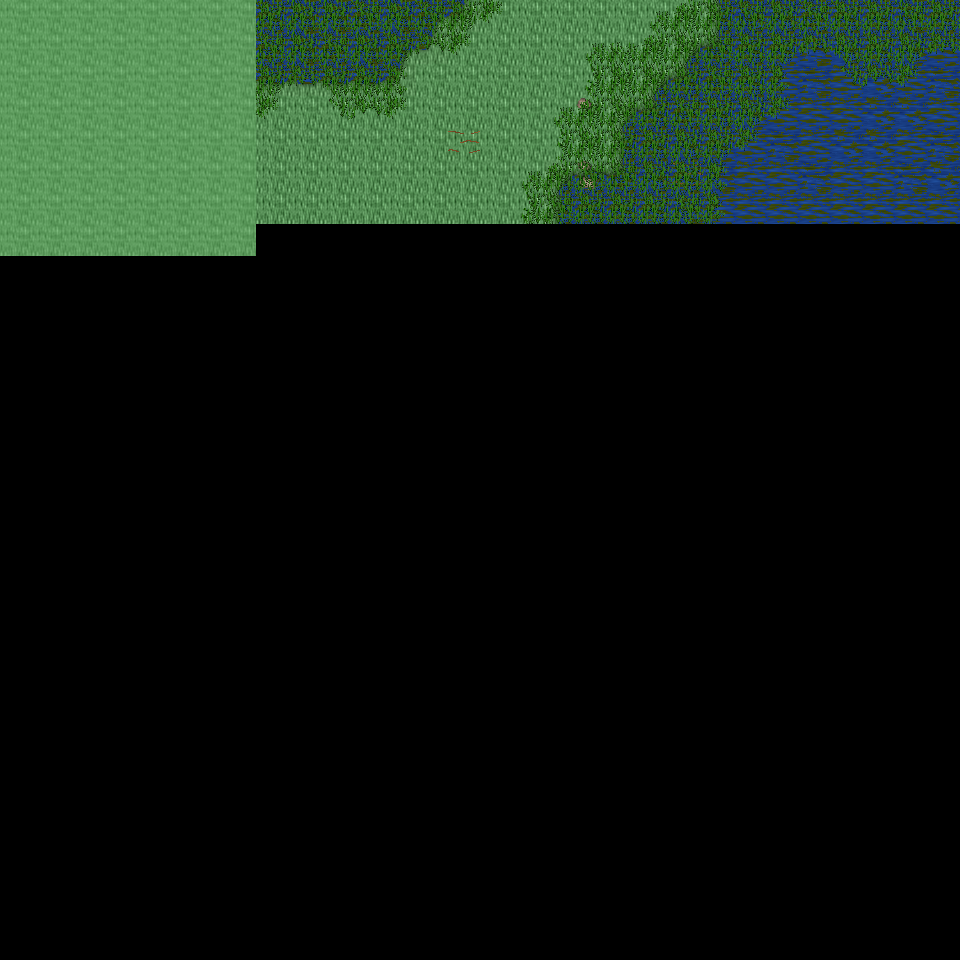

Rendered tile map (Tiled .tmx) drawn with the repository's tilesets; below, a short description and the map source with its tile grids summarised:
An orthogonal 30x30 tile map with 32x32 px tiles, 6 tile layers (Ground, Object, Object2, Above, ...), 35 tilesets and 2 objects (2x mapExit).

<map version="1.0" orientation="orthogonal" renderorder="right-down" width="30" height="30" tilewidth="32" tileheight="32" nextobjectid="3">
  <tileset firstgid="1" name="tileset_ground_ground" tilewidth="32" tileheight="32" tilecount="33" columns="3">
    <image source="../drawable/tileset_ground_ground.png" width="96" height="352" />
  </tileset>
  <tileset firstgid="34" name="tileset_plant_grasses" tilewidth="32" tileheight="32" tilecount="6" columns="3">
    <image source="../drawable/tileset_plant_grasses.png" width="96" height="64" />
  </tileset>
  <tileset firstgid="40" name="tileset_plant_flower_daisy_white" tilewidth="32" tileheight="32" tilecount="8" columns="2">
    <image source="../drawable/tileset_plant_flower_daisy_white.png" width="64" height="128" />
  </tileset>
  <tileset firstgid="48" name="tileset_ground_grass_edges" tilewidth="32" tileheight="32" tilecount="36" columns="12">
    <image source="../drawable/tileset_ground_grass_edges.png" width="384" height="96" />
  </tileset>
  <tileset firstgid="84" name="tileset_ground_grass_corners" tilewidth="32" tileheight="32" tilecount="24" columns="6">
    <image source="../drawable/tileset_ground_grass_corners.png" width="192" height="128" />
  </tileset>
  <tileset firstgid="108" name="tileset_ground_earth_edges" tilewidth="32" tileheight="32" tilecount="18" columns="6">
    <image source="../drawable/tileset_ground_earth_edges.png" width="192" height="96" />
  </tileset>
  <tileset firstgid="126" name="tileset_ground_rock_pebbles" tilewidth="32" tileheight="32" tilecount="3" columns="1">
    <image source="../drawable/tileset_ground_rock_pebbles.png" width="32" height="96" />
  </tileset>
  <tileset firstgid="129" name="tileset_plant_flower_daisy_yellow" tilewidth="32" tileheight="32" tilecount="8" columns="2">
    <image source="../drawable/tileset_plant_flower_daisy_yellow.png" width="64" height="128" />
  </tileset>
  <tileset firstgid="137" name="tileset_plant_flower_daisy_red" tilewidth="32" tileheight="32" tilecount="8" columns="2">
    <image source="../drawable/tileset_plant_flower_daisy_red.png" width="64" height="128" />
  </tileset>
  <tileset firstgid="145" name="tileset_plant_tree_tree_fluffy" tilewidth="32" tileheight="32" tilecount="12" columns="4">
    <image source="../drawable/tileset_plant_tree_tree_fluffy.png" width="128" height="96" />
  </tileset>
  <tileset firstgid="157" name="tileset_logic_creature_undead" tilewidth="32" tileheight="32" tilecount="16" columns="8">
    <image source="../drawable/tileset_logic_creature_undead.png" width="256" height="64" />
  </tileset>
  <tileset firstgid="173" name="tileset_logic_collision" tilewidth="32" tileheight="32" tilecount="1" columns="1">
    <image source="../drawable/tileset_logic_collision.png" width="32" height="32" />
  </tileset>
  <tileset firstgid="174" name="tileset_ground_water_swamp_water" tilewidth="32" tileheight="32" tilecount="33" columns="3">
    <image source="../drawable/tileset_ground_water_swamp_water.png" width="96" height="352" />
  </tileset>
  <tileset firstgid="207" name="tileset_plant_tree_tree_darkgreen" tilewidth="32" tileheight="32" tilecount="88" columns="8">
    <image source="../drawable/tileset_plant_tree_tree_darkgreen.png" width="256" height="352" />
  </tileset>
  <tileset firstgid="295" name="tileset_plant_grasses_swamp" tilewidth="32" tileheight="32" tilecount="42" columns="6">
    <image source="../drawable/tileset_plant_grasses_swamp.png" width="192" height="224" />
  </tileset>
  <tileset firstgid="337" name="tileset_building_stone_ruins" tilewidth="32" tileheight="32" tilecount="72" columns="6">
    <image source="../drawable/tileset_building_stone_ruins.png" width="192" height="384" />
  </tileset>
  <tileset firstgid="409" name="tileset_item_gothic_large_gravestone" tilewidth="32" tileheight="32" tilecount="9" columns="3">
    <image source="../drawable/tileset_item_gothic_large_gravestone.png" width="96" height="96" />
  </tileset>
  <tileset firstgid="418" name="tileset_item_gothic_skull_post" tilewidth="32" tileheight="32" tilecount="2" columns="1">
    <image source="../drawable/tileset_item_gothic_skull_post.png" width="32" height="64" />
  </tileset>
  <tileset firstgid="420" name="tileset_item_gothic_tombstone_2" tilewidth="32" tileheight="32" tilecount="8" columns="2">
    <image source="../drawable/tileset_item_gothic_tombstone_2.png" width="64" height="128" />
  </tileset>
  <tileset firstgid="428" name="tileset_item_statue_broken_green_column" tilewidth="32" tileheight="32" tilecount="2" columns="1">
    <image source="../drawable/tileset_item_statue_broken_green_column.png" width="32" height="64" />
  </tileset>
  <tileset firstgid="430" name="tileset_item_statue_broken_lion" tilewidth="32" tileheight="32" tilecount="6" columns="2">
    <image source="../drawable/tileset_item_statue_broken_lion.png" width="64" height="96" />
  </tileset>
  <tileset firstgid="436" name="tileset_item_statue_green_stone" tilewidth="32" tileheight="32" tilecount="12" columns="4">
    <image source="../drawable/tileset_item_statue_green_stone.png" width="128" height="96" />
  </tileset>
  <tileset firstgid="448" name="tileset_ground_slate_tiles" tilewidth="32" tileheight="32" tilecount="15" columns="5">
    <image source="../drawable/tileset_ground_slate_tiles.png" width="160" height="96" />
  </tileset>
  <tileset firstgid="463" name="tileset_ground_rock_rocks" tilewidth="32" tileheight="32" tilecount="4" columns="2">
    <image source="../drawable/tileset_ground_rock_rocks.png" width="64" height="64" />
  </tileset>
  <tileset firstgid="467" name="tileset_ground_rock_rocks_2" tilewidth="32" tileheight="32" tilecount="4" columns="2">
    <image source="../drawable/tileset_ground_rock_rocks_2.png" width="64" height="64" />
  </tileset>
  <tileset firstgid="471" name="tileset_ground_rock_rocks_3" tilewidth="32" tileheight="32" tilecount="16" columns="4">
    <image source="../drawable/tileset_ground_rock_rocks_3.png" width="128" height="128" />
  </tileset>
  <tileset firstgid="487" name="tileset_plant_stump_hollow_logs" tilewidth="32" tileheight="32" tilecount="6" columns="3">
    <image source="../drawable/tileset_plant_stump_hollow_logs.png" width="96" height="64" />
  </tileset>
  <tileset firstgid="493" name="tileset_plant_tree_dead_tree_2" tilewidth="32" tileheight="32" tilecount="20" columns="4">
    <image source="../drawable/tileset_plant_tree_dead_tree_2.png" width="128" height="160" />
  </tileset>
  <tileset firstgid="513" name="tileset_plant_tree_dead_tree_3" tilewidth="32" tileheight="32" tilecount="16" columns="4">
    <image source="../drawable/tileset_plant_tree_dead_tree_3.png" width="128" height="128" />
  </tileset>
  <tileset firstgid="529" name="tileset_item_corpse_skeleton" tilewidth="32" tileheight="32" tilecount="4" columns="2">
    <image source="../drawable/tileset_item_corpse_skeleton.png" width="64" height="64" />
  </tileset>
  <tileset firstgid="533" name="tileset_item_corpse_swamp_sunken" tilewidth="32" tileheight="32" tilecount="32" columns="8">
    <image source="../drawable/tileset_item_corpse_swamp_sunken.png" width="256" height="128" />
  </tileset>
  <tileset firstgid="565" name="tileset_object_rock_pillars_stone" tilewidth="32" tileheight="32" tilecount="36" columns="6">
    <image source="../drawable/tileset_object_rock_pillars_stone.png" width="192" height="192" />
  </tileset>
  <tileset firstgid="601" name="tileset_logic_creature_undead_skeleton" tilewidth="32" tileheight="32" tilecount="6" columns="6">
    <image source="../drawable/tileset_logic_creature_undead_skeleton.png" width="192" height="32" />
  </tileset>
  <tileset firstgid="607" name="tileset_logic_creature_undead_specter" tilewidth="32" tileheight="32" tilecount="6" columns="6">
    <image source="../drawable/tileset_logic_creature_undead_specter.png" width="192" height="32" />
  </tileset>
  <tileset firstgid="613" name="tileset_logic_creature_undead_zombie" tilewidth="32" tileheight="32" tilecount="5" columns="5">
    <image source="../drawable/tileset_logic_creature_undead_zombie.png" width="160" height="32" />
  </tileset>
  <layer name="Ground" width="30" height="30">
    <data>[900 cells, 218 non-empty, 12 distinct tile ids]</data>
  </layer>
  <layer name="Object" width="30" height="30">
    <data>[900 cells, 68 non-empty, 9 distinct tile ids]</data>
  </layer>
  <layer name="Object2" width="30" height="30">
    <data>[900 cells, 85 non-empty, 15 distinct tile ids]</data>
  </layer>
  <layer name="Above" width="30" height="30">
    <data>[900 cells, 64 non-empty, 6 distinct tile ids]</data>
  </layer>
  <layer name="Above2" width="30" height="30">
    <data>[900 cells, 32 non-empty, 3 distinct tile ids]</data>
  </layer>
  <layer name="Walkable" width="30" height="30">
    <data>[900 cells, 64 non-empty, 1 distinct tile ids]</data>
  </layer>
  <objectgroup name="MapEvents">
    <object id="1" name="north" type="mapExit" x="256" y="0" width="704" height="32">
      <properties>
        <property name="map" value="level_0_x208_y45" />
        <property name="x" value="8" />
        <property name="y" value="28" />
      </properties>
    </object>
    <object id="2" name="west" type="mapExit" x="0" y="256" width="32" height="704">
      <properties>
        <property name="map" value="level_0_x207_y46" />
        <property name="x" value="28" />
        <property name="y" value="8" />
      </properties>
    </object>
  </objectgroup>
</map>
